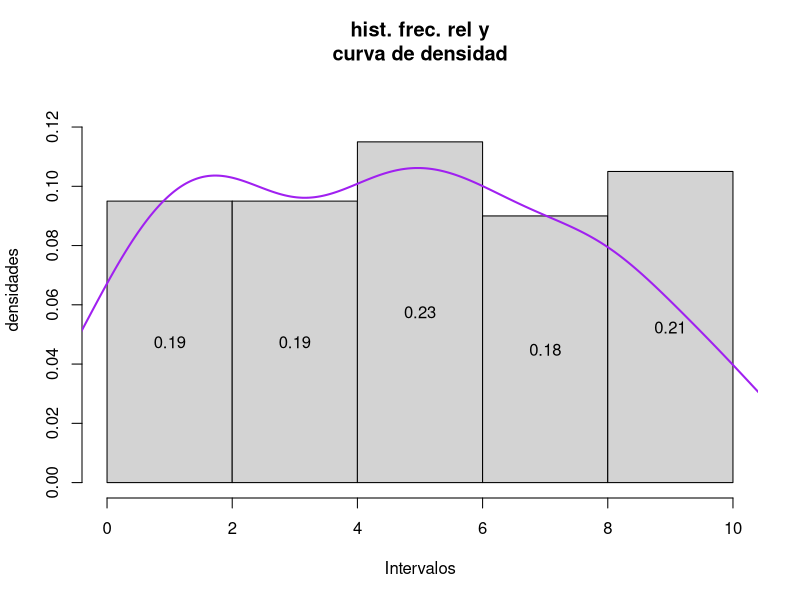
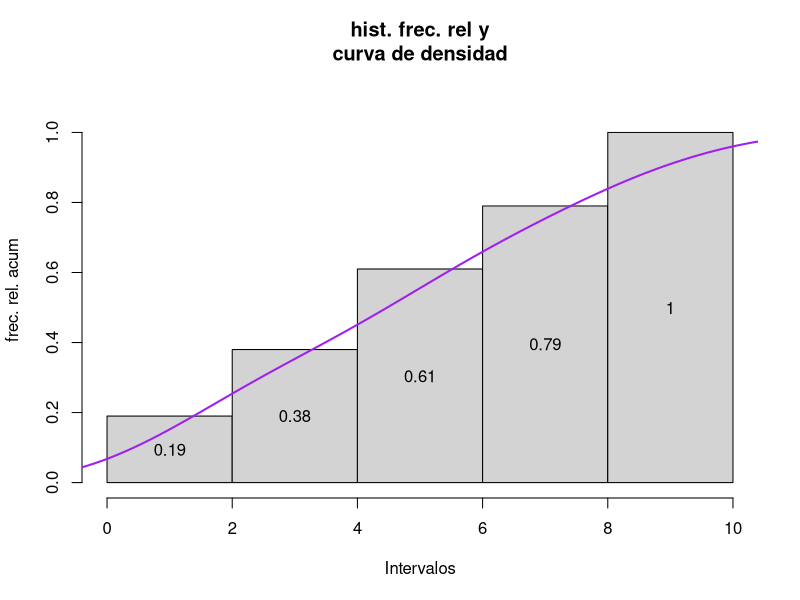

Here is the R script that generated these plots, in order:
## ---- chunk 1
histRel <- function(x, L){
  h = hist(x, breaks = L, right= F, plot = F)
  # lo siguiente es unicamnete para que aparezca tanto la linea como barras de relativas, se sara en ylim
  t = round(1.1 * max(density(x)$y   , h$density   ) , 2)
  plot(h, freq = F, col = "lightgray",
       main = " hist. frec. rel y \ncurva de densidad",
       xaxt= "n" , ylim = c(0,t) , xlab = "Intervalos" , ylab = "densidades")
  axis(1, at = L)
  text(h$mids, h$density / 2, labels = round(h$counts / length(x) , 2) )
  lines(density(x), col = "purple" , lwd= 2)
  
}


## ---- chunk 2
datos = sample(0:10, 100, replace = T)
## ---- chunk 3
histRel(datos, c(0,2,4,6,8,10))
## ---- chunk 4

histRelAcum <- function(x, L){
  h = hist(x, breaks = L, right= F, plot = F)
  h$density = cumsum(h$counts) / length(x)
  # lo siguiente es unicamnete para que aparezca tanto la linea como barras de relativas, se sara en ylim
  t = round(1.1 * max(density(x)$y   , h$density   ) , 2)
  plot(h, freq = F, col = "lightgray",
       main = " hist. frec. rel y \ncurva de densidad",
       xaxt= "n" , ylim = c(0,t) , xlab = "Intervalos" , ylab = "frec. rel. acum")
  
  axis(1, at = L)
  text(h$mids, h$density / 2, labels = h$density  )
    # densidad
  
  dens.x = density(x)
  # si lo siguiente se hace solo con el cumsum sin la multiplicacion no aparece la linea, seguro se ira mucho mas arriba
  dens.x$y = cumsum(dens.x$y) * (dens.x$x[2] - dens.x$x[1])
  lines(dens.x, col = "purple" , lwd= 2)

}


## ---- chunk 5
histRelAcum(datos, c(0,2,4,6,8,10))

